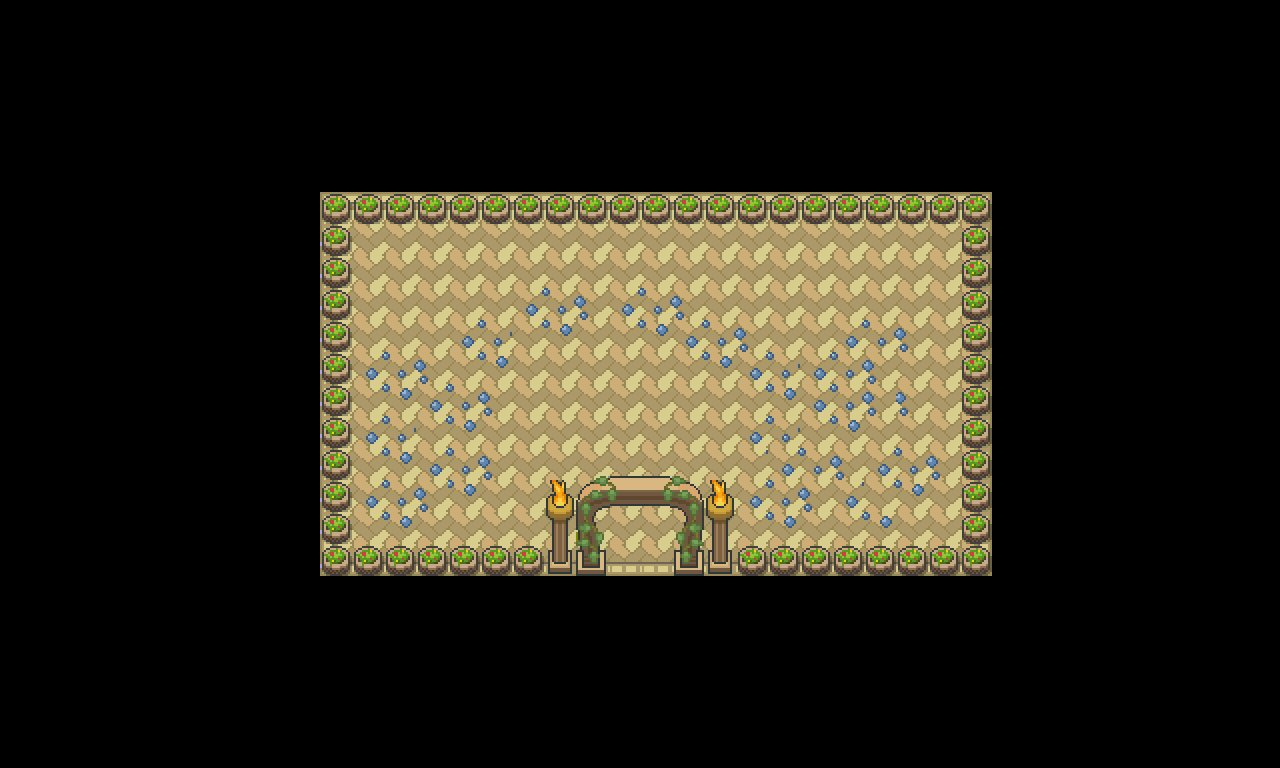

The image is a tile-based game level rendered from a .tmx file. Its description and source (layers, tilesets, objects; grid data summarised) follow:
An orthogonal 40x24 tile map with 32x32 px tiles, 3 tile layers (Tile Layer 4, Tile Layer 1, Tile Layer 3).

<map version="1.0" orientation="orthogonal" width="40" height="24" tilewidth="32" tileheight="32">
 <tileset firstgid="1" name="village3scaled" tilewidth="32" tileheight="32">
  <image source="village3scaled.png" width="4480" height="4800" />
  <terraintypes>
   <terrain name="New Terrain" tile="-1" />
  </terraintypes>
  <tile id="412" terrain="0,0,0,0" />
 </tileset>
 <layer name="Tile Layer 4" width="40" height="24">
  <data>[960 cells, 8 non-empty, 2 distinct tile ids]</data>
 </layer>
 <layer name="Tile Layer 1" width="40" height="24">
  <data>[960 cells, 960 non-empty, 10 distinct tile ids]</data>
 </layer>
 <layer name="Tile Layer 3" width="40" height="24">
  <data>[960 cells, 167 non-empty, 27 distinct tile ids]</data>
 </layer>
</map>
